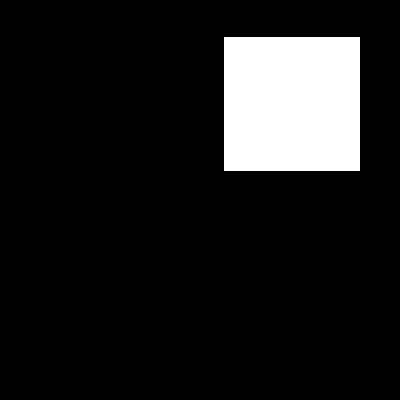
#> input picture Material/cuadrado.jpg, 400 x 400 px, found by its file name
$ python suma.py
#> lines starting #> are read from the running program, lines starting #| are printed output that depends on the picture
import numpy as np
import cv2 as cv

img1 = cv.imread('./Material/cuadrado.jpg')
#> img1 is the input picture: shape (400, 400, 3); min 0, max 255, mean 29
img2 = cv.imread('./Material/estrella.jpg')
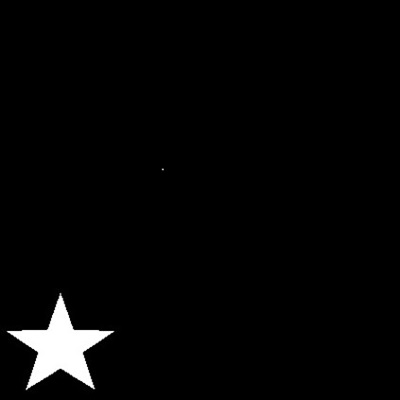
#> input picture Material/estrella.jpg, 400 x 400 px, found by its file name
#> img2 is the input picture: shape (400, 400, 3); min 0, max 255, mean 5.8
img3 = cv.add(img1, img2)
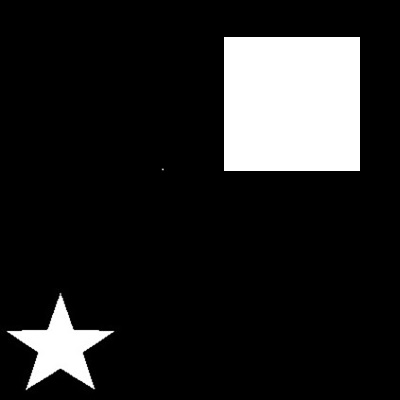
#> img3: shape (400, 400, 3); min 0, max 255, mean 34.8

cv.imshow('Cuadrado',img1)
cv.imshow('Estrella',img2)
cv.imshow('Resultado',img3)

cv.waitKey(0)
cv.destroyAllWindows()
